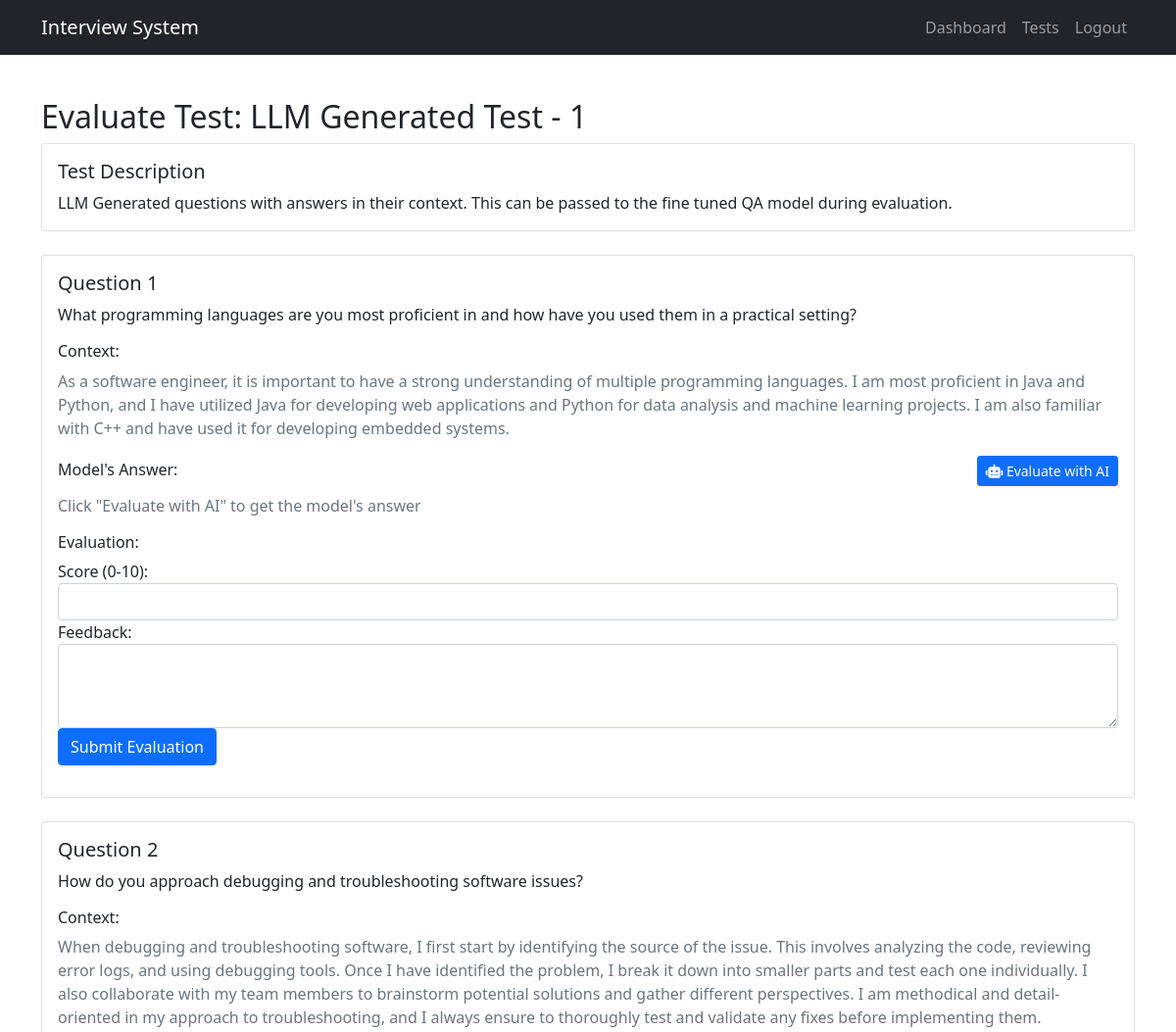
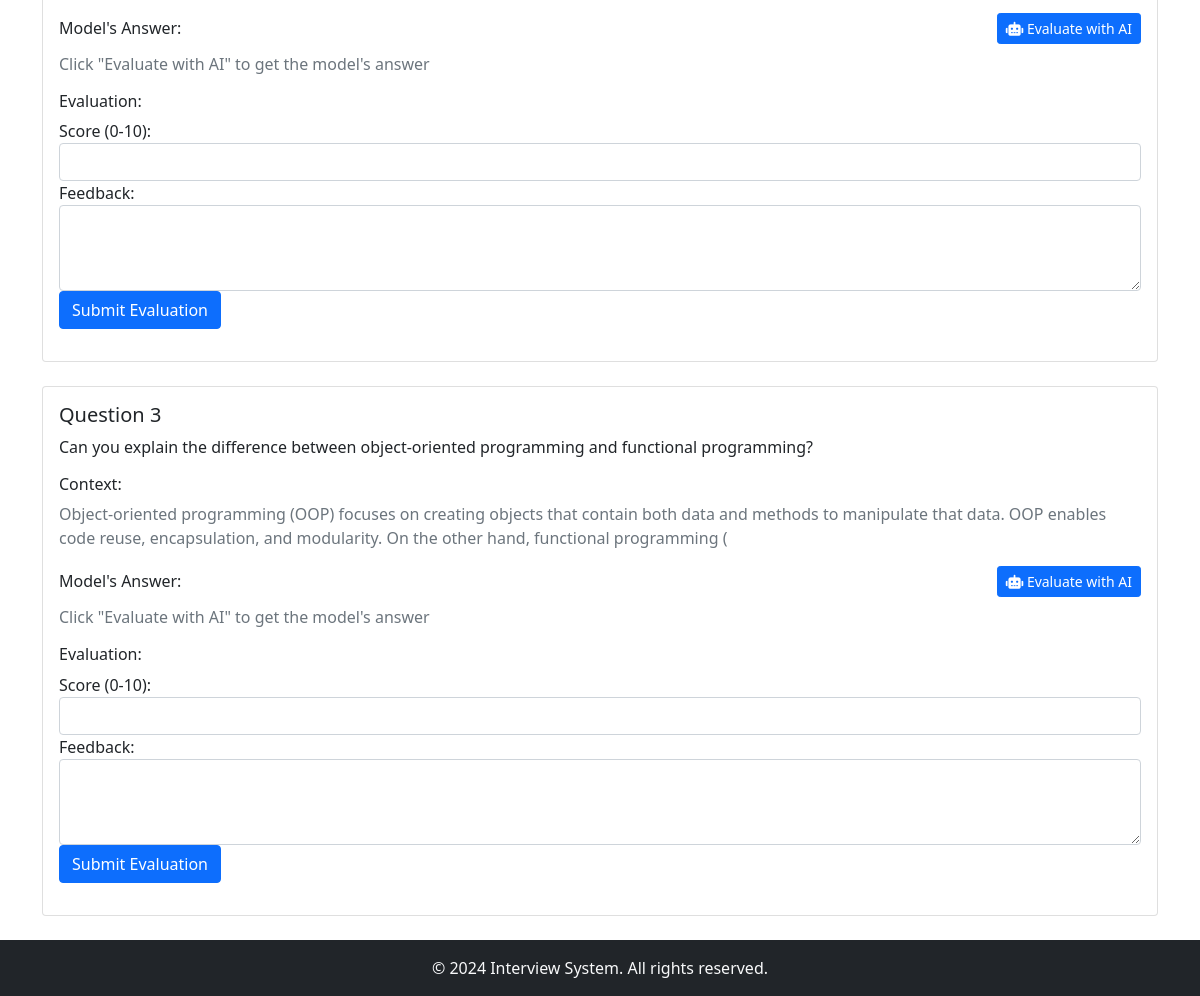
/admin/evaluate-test/3 (signed in), run on the app's committed database (2 pictures, top to bottom).
### app.py (models this page shows)
class Test(db.Model):
    id = db.Column(db.Integer, primary_key=True)
    title = db.Column(db.String(100), nullable=False)
    description = db.Column(db.Text)
    candidate_id = db.Column(db.Integer, db.ForeignKey('candidate.id'), nullable=False)
    created_at = db.Column(db.DateTime, default=datetime.utcnow)
    status = db.Column(db.String(20), default='Pending')  # Pending, In Progress, Completed
    questions = db.relationship('Question', backref='test', lazy=True)

class Question(db.Model):
    id = db.Column(db.Integer, primary_key=True)
    test_id = db.Column(db.Integer, db.ForeignKey('test.id'), nullable=False)
    text = db.Column(db.String(500), nullable=False)
    context = db.Column(db.Text, nullable=True)
    order = db.Column(db.Integer, nullable=False)
    answer = db.Column(db.Text)
    audio_path = db.Column(db.String(200))
    score = db.Column(db.Float)
    feedback = db.Column(db.Text)

### app.py (the view)
@app.route('/admin/evaluate-test/<int:test_id>')
@login_required
@role_required('admin')
def evaluate_test(test_id):
    test = Test.query.get_or_404(test_id)
    questions = Question.query.filter_by(test_id=test_id).order_by(Question.order).all()
    return render_template('admin_evaluate_test.html', test=test, questions=questions)

### app.py (called while the page is built)
def login_required(f):
    @wraps(f)
    def decorated_function(*args, **kwargs):
        if 'user' not in session:
            flash('Please log in first.', 'warning')
            return redirect(url_for('login'))
        return f(*args, **kwargs)
    return decorated_function

def role_required(role):
    def decorator(f):
        @wraps(f)
        def decorated_function(*args, **kwargs):
            if 'user' not in session or session['role'] != role:
                flash(f'You do not have permission to access this page.', 'danger')
                return redirect(url_for('login'))
            return f(*args, **kwargs)
        return decorated_function
    return decorator

### templates/admin_evaluate_test.html (shortened to what this page needs)
{% extends "base.html" %}
{% block content %}
<div class="container mt-4">
    <h2>Evaluate Test: {{ test.title }}</h2>
    <div class="card mb-4">
        <div class="card-body">
            <h5 class="card-title">Test Description</h5>
            <p class="card-text">{{ test.description }}</p>
        </div>
    </div>
    {% for question in questions %}
    <div class="card mb-4" id="question-{{ question.id }}">
        <div class="card-body">
            <h5 class="card-title">Question {{ question.order }}</h5>
            <p class="card-text">{{ question.text }}</p>
            {% if question.context %}
            <div class="context-section mb-3">
                <h6>Context:</h6>
                <p class="text-muted">{{ question.context }}</p>
            </div>
            {% endif %}
            <div class="model-answer-section mb-3">
                <div class="d-flex justify-content-between align-items-center mb-2">
                    <h6 class="mb-0">Model's Answer:</h6>
                    <button class="btn btn-sm btn-primary evaluate-ai" data-question-id="{{ question.id }}">
                        <i class="fas fa-robot"></i> Evaluate with AI
                    </button>
                </div>
                <div id="model-answer-{{ question.id }}" class="text-primary">
                    <div class="text-muted">Click "Evaluate with AI" to get the model's answer</div>
                </div>
            </div>
            <div class="evaluation-form">
                <h6>Evaluation:</h6>
                <form id="evaluation-form-{{ question.id }}" class="mb-3">
                    <div class="form-group">
                        <label for="score-{{ question.id }}">Score (0-10):</label>
                        <input type="number" class="form-control" id="score-{{ question.id }}"
                               min="0" max="10" step="0.1" required>
                    </div>
                    <div class="form-group">
                        <label for="feedback-{{ question.id }}">Feedback:</label>
                        <textarea class="form-control" id="feedback-{{ question.id }}" rows="3"></textarea>
                    </div>
                    <button type="submit" class="btn btn-primary">Submit Evaluation</button>
                </form>
            </div>
        </div>
    </div>
    {% endfor %}
</div>
{% endblock %}

### templates/base.html (style rules this page uses)
body { min-height: 100vh; display: flex; flex-direction: column; }

### data on the page
Test: title "LLM Generated Test - 1", description "LLM Generated questions with answers in their context. This can be passed to the fine tuned QA model during evaluation."
Question: order "1", text "What programming languages are you most proficient in and how have you used them in a practical setting?", context "As a software engineer, it is important to have a strong understanding of multiple programming languages. I am most proficient in Java and Python, and I have utilized Java for developing web applications and Python for data analysis and machine learning projects. I am also familiar with C++ and have used it for developing embedded systems."
Question: order "2", text "How do you approach debugging and troubleshooting software issues?", context "When debugging and troubleshooting software, I first start by identifying the source of the issue. This involves analyzing the code, reviewing error logs, and using debugging tools. Once I have identified the problem, I break it down into smaller parts and test each one individually. I also collaborate with my team members to brainstorm potential solutions and gather different perspectives. I am methodical and detail-oriented in my approach to troubleshooting, and I always ensure to thoroughly test and validate any fixes before implementing them."
Question: order "3", text "Can you explain the difference between object-oriented programming and functional programming?", context "Object-oriented programming (OOP) focuses on creating objects that contain both data and methods to manipulate that data. OOP enables code reuse, encapsulation, and modularity. On the other hand, functional programming ("
